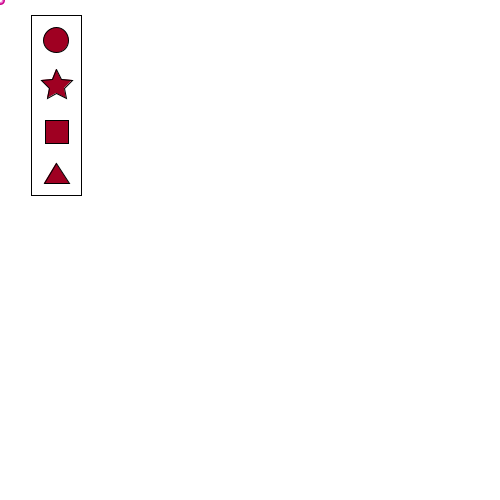
Frame 1 (no input)
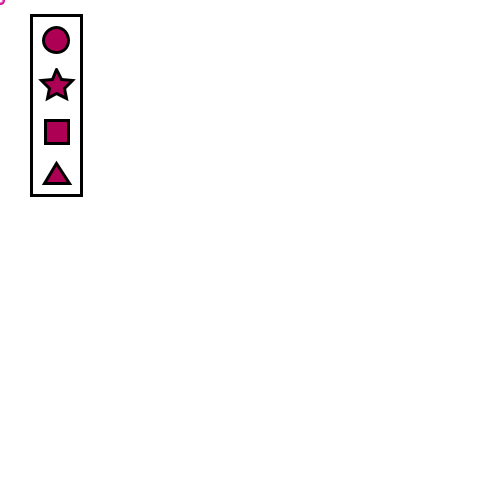
Frame 60 (the mouse pressed at the canvas centre just before this capture)
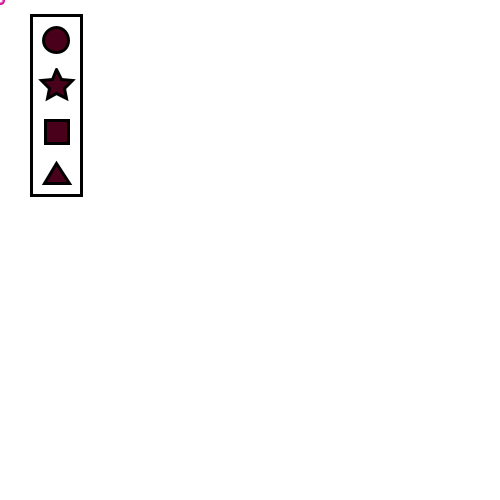
Frame 120 (the mouse held since frame 60 and released just before this capture)

The Processing sketch that drew these frames (run headless with seeded random() and noise(); from frame 60 on, the mouse is pressed at the canvas centre):

// Processing sketch: processing_78462
// ── processing_78462.pde

float angle = 0;
int distance = 5;
int number_of_elements = 3;
float increment_value = TWO_PI / number_of_elements;
int circ_size = 15;
float start_angle = 0;
float rotate_speed = .8;
int circle_x = 56;
int circle_y = 40;
int circle_w = 25;
int star_x = 56;
int star_y = 87;
int star_w = 30;
int square_x = 55;
int square_y = 140;
int square_w = 27;
int tri_x = 56;
int tri_y = 163;
int tri_w = 30;
int background_chooser = 0;

int num_point_to_store = 100;
int[] x_vals = new int[num_point_to_store];
int[] y_vals = new int[num_point_to_store]; 


void setup() {
  size(500, 500);
  background(255);
  
}

void draw() {
  background(102);

  if ( background_chooser == 0) {
    background(255);
    stroke(0);
  } 
  else if (background_chooser == 1) {
    background(255, 247, 157);
    stroke(255);
  } 
  else if ( background_chooser == 2) {
    background(145, 206, 244);
  }
  else if ( background_chooser == 3) {
    background(0);
  }

  

  //145, 206, 244
  noFill();
  rect(31, 15, 50, 180);
  fill( random(247), random(0), random(134));
  triangle(56, 163, 44, 183, 69, 183);
  ellipse(circle_x, circle_y, circle_w, circle_w);
  beginShape();//begin drawing the shape -- It's a big star
  vertex(56, 69);
  vertex(61, 79);
  vertex(72, 80);
  vertex(64, 88);
  vertex(66, 98);
  vertex(56, 93);
  vertex(47, 98);
  vertex(49, 88);
  vertex(41, 80);
  vertex(52, 79);
  vertex(56, 69);
  rect(45, 120, 23, 23);
  endShape();

  noStroke();
  println(mouseX + " " + mouseY);
  
  for(int i = x_vals.length-1; i>0; i--) {
    x_vals[i] = x_vals[i-1];
    y_vals[i] = y_vals[i-1];
  }
  noFill();
  //(random(222), random(153),random(191)
  stroke(202, 0, 136);
  //239, 122, 209
  strokeWeight(9);
  beginShape();
  for (int i=0; i<x_vals.length; i++) {
    vertex(x_vals[i], y_vals[i]);
    
  }
 
  endShape();
  stroke(239, 122, 209);
  strokeWeight(6);

  beginShape();
  for (int i=0; i<x_vals.length; i++) {
    vertex(x_vals[i], y_vals[i]);
  }
    endShape();
  stroke(255);
  strokeWeight(3);

  beginShape();
  for (int i=0; i<x_vals.length; i++) {
    vertex(x_vals[i], y_vals[i]);
  }
  
  endShape();
  
}
void mouseDragged() {
  //line(mouseX, mouseY, pmouseX, pmouseY);

  //ellipse(mouseX + cos(angle) * distance, mouseY + sin(angle) * distance, circ_size, circ_size);
  x_vals[0] = mouseX;
  y_vals[0] = mouseY;
}
void mouseClicked() {
  if(dist (mouseX, mouseY, circle_x, circle_y) < circle_w/2){
    background_chooser = 0;
  }; 

  if(dist (mouseX, mouseY, star_x, star_y) < star_w/2){
    background_chooser = 1;
  };
  
  if(dist (mouseX, mouseY, square_x, square_y) < square_w/2){
    background_chooser = 2;
  };
  
  if(dist (mouseX, mouseY, tri_x, tri_y) < tri_w/2){
    background_chooser = 3;
  };
}
